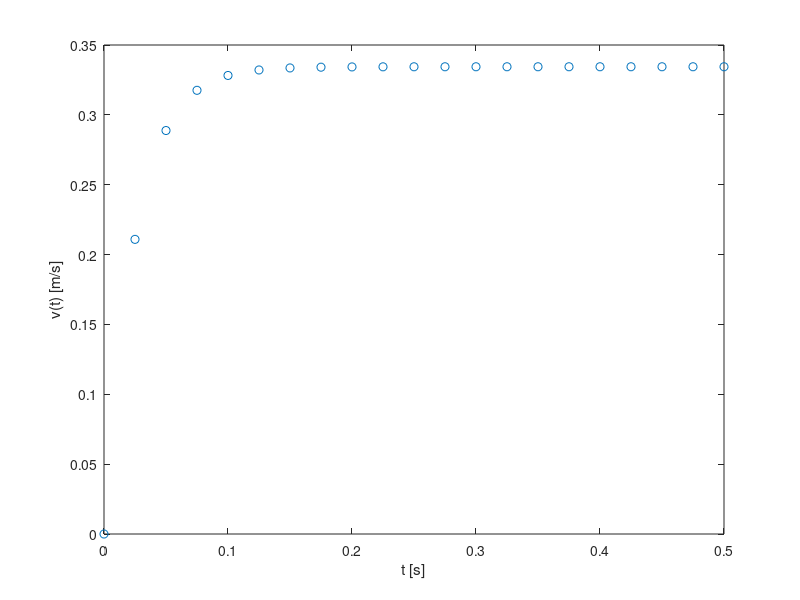

MATLAB code to generate this figure:
% First numerical solution of the Stokes problem
g=9.81;%m.s^-2
r=0.005;%m
eta=1100*1e-3;%1 Centipoise =1 mPa s
rhos=7.85e3;%kg/m^3
rhof=1.10e3;%kg/m^3
v0 = 0;% meters per second
tspan =[0  0.5];% seconds
f=@(t,v)((rhos-rhof)/rhos*g - (9*eta)/(2*r^2*rhos)*v);
nsteps =20;
dt= diff(tspan)/nsteps;
t(1)=tspan(1);
v(1)=v0;
for j=1:nsteps
    t(j+1) =t(j)+dt;
    v(j+1) =v(j)+dt*f(t(j),v(j));
end
plot(t,v,'o')
xlabel('t [s]'),ylabel('v(t) [m/s]')
set(gca, 'xlim', [min(t),max(t)])    